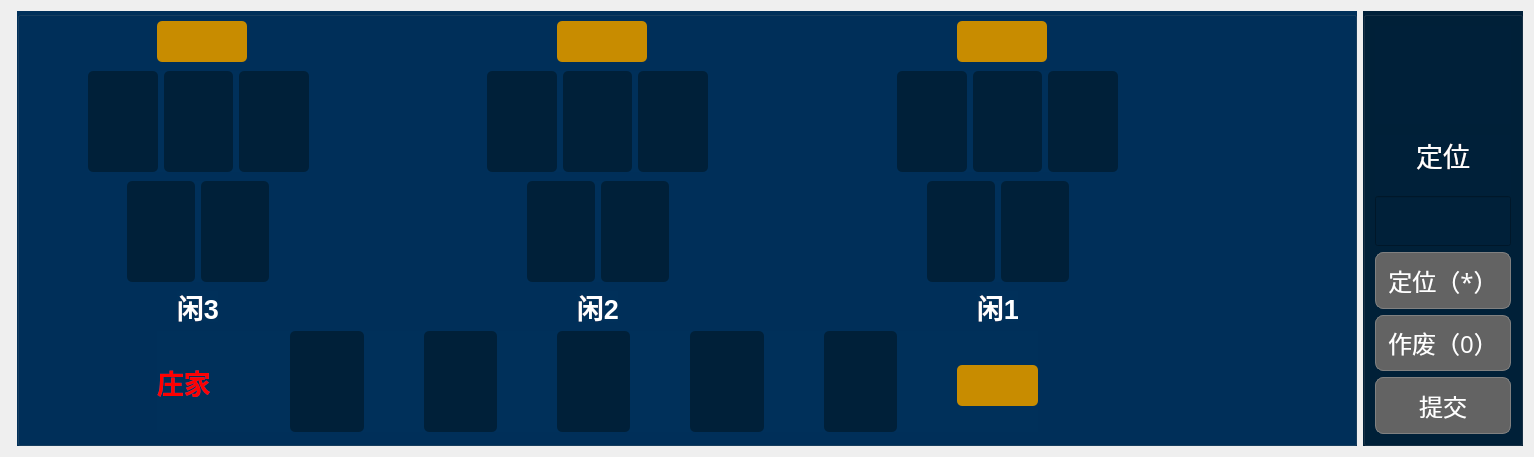
   <widget class="QWidget" name="layoutWidget">
    <property name="geometry">
     <rect>
      <x>20</x>
      <y>420</y>
      <width>1371</width>
      <height>441</height>
     </rect>
    </property>
    <layout class="QHBoxLayout" name="horizontalLayout_19">
     <item>
      <widget class="QLineEdit" name="lineEdit">
       <property name="maximumSize">
        <size>
         <width>0</width>
         <height>0</height>
        </size>
       </property>
       <property name="cursor">
        <cursorShape>BlankCursor</cursorShape>
       </property>
      </widget>
     </item>
     <item>
      <widget class="QGroupBox" name="groupBox_4">
       <property name="enabled">
        <bool>true</bool>
       </property>
       <property name="minimumSize">
        <size>
         <width>1340</width>
         <height>435</height>
        </size>
       </property>
       <property name="maximumSize">
        <size>
         <width>1400</width>
         <height>435</height>
        </size>
       </property>
       <property name="font">
        <font>
         <pointsize>22</pointsize>
        </font>
       </property>
       <property name="styleSheet">
        <string notr="true">background-color: rgb(0, 48, 90);</string>
       </property>
       <property name="title">
        <string/>
       </property>
       <widget class="QLabel" name="xian3_result">
        <property name="geometry">
         <rect>
          <x>140</x>
          <y>10</y>
          <width>90</width>
          <height>41</height>
         </rect>
        </property>
        <property name="minimumSize">
         <size>
          <width>81</width>
          <height>41</height>
         </size>
        </property>
        <property name="maximumSize">
         <size>
          <width>120</width>
          <height>60</height>
         </size>
        </property>
        <property name="font">
         <font>
          <pointsize>22</pointsize>
         </font>
        </property>
        <property name="styleSheet">
         <string notr="true">border-radius:5px;
background-color: rgb(200, 140, 0);</string>
        </property>
        <property name="text">
         <string/>
        </property>
        <property name="alignment">
         <set>Qt::AlignCenter</set>
        </property>
       </widget>
       <widget class="QLabel" name="xian2_result">
        <property name="geometry">
         <rect>
          <x>540</x>
          <y>10</y>
          <width>90</width>
          <height>41</height>
         </rect>
        </property>
        <property name="font">
         <font>
          <pointsize>22</pointsize>
         </font>
        </property>
        <property name="styleSheet">
         <string notr="true">border-radius:5px;
background-color: rgb(200, 140, 0);</string>
        </property>
        <property name="text">
         <string/>
        </property>
        <property name="alignment">
         <set>Qt::AlignCenter</set>
        </property>
       </widget>
       <widget class="QWidget" name="layoutWidget_2">
        <property name="geometry">
         <rect>
          <x>470</x>
          <y>60</y>
          <width>221</width>
          <height>101</height>
         </rect>
        </property>
        <layout class="QHBoxLayout" name="horizontalLayout_8">
         <item>
          <widget class="QLabel" name="two_three_pic">
           <property name="minimumSize">
            <size>
             <width>67</width>
             <height>99</height>
            </size>
           </property>
           <property name="styleSheet">
            <string notr="true">border-radius:5px;
background-color: rgb(0, 32, 57);</string>
           </property>
           <property name="text">
            <string/>
           </property>
          </widget>
         </item>
         <item>
          <widget class="QLabel" name="two_two_pic">
           <property name="minimumSize">
            <size>
             <width>67</width>
             <height>99</height>
            </size>
           </property>
           <property name="styleSheet">
            <string notr="true">border-radius:5px;
background-color: rgb(0, 32, 57);</string>
           </property>
           <property name="text">
            <string/>
           </property>
          </widget>
         </item>
         <item>
          <widget class="QLabel" name="two_one_pic">
           <property name="minimumSize">
            <size>
             <width>67</width>
             <height>99</height>
            </size>
           </property>
           <property name="styleSheet">
            <string notr="true">border-radius:5px;
background-color: rgb(0, 32, 57);</string>
           </property>
           <property name="text">
            <string/>
           </property>
          </widget>
         </item>
        </layout>
       </widget>
       <widget class="QLabel" name="xian1_result">
        <property name="geometry">
         <rect>
          <x>940</x>
          <y>10</y>
          <width>90</width>
          <height>41</height>
         </rect>
        </property>
        <property name="font">
         <font>
          <pointsize>22</pointsize>
         </font>
        </property>
        <property name="styleSheet">
         <string notr="true">border-radius:5px;
background-color: rgb(200, 140, 0);</string>
        </property>
        <property name="text">
         <string/>
        </property>
        <property name="alignment">
         <set>Qt::AlignCenter</set>
        </property>
       </widget>
       <widget class="QWidget" name="layoutWidget_3">
        <property name="geometry">
         <rect>
          <x>910</x>
          <y>170</y>
          <width>142</width>
          <height>101</height>
         </rect>
        </property>
        <layout class="QHBoxLayout" name="horizontalLayout_10">
         <item>
          <widget class="QLabel" name="one_five_pic">
           <property name="minimumSize">
            <size>
             <width>67</width>
             <height>99</height>
            </size>
           </property>
           <property name="styleSheet">
            <string notr="true">border-radius:5px;
background-color: rgb(0, 32, 57);</string>
           </property>
           <property name="text">
            <string/>
           </property>
          </widget>
         </item>
         <item>
          <widget class="QLabel" name="one_four_pic">
           <property name="minimumSize">
            <size>
             <width>67</width>
             <height>99</height>
            </size>
           </property>
           <property name="styleSheet">
            <string notr="true">border-radius:5px;
background-color: rgb(0, 32, 57);</string>
           </property>
           <property name="text">
            <string/>
           </property>
          </widget>
         </item>
        </layout>
       </widget>
       <widget class="QWidget" name="layoutWidget_4">
        <property name="geometry">
         <rect>
          <x>880</x>
          <y>60</y>
          <width>221</width>
          <height>101</height>
         </rect>
        </property>
        <layout class="QHBoxLayout" name="horizontalLayout_11">
         <item>
          <widget class="QLabel" name="one_three_pic">
           <property name="minimumSize">
            <size>
             <width>67</width>
             <height>99</height>
            </size>
           </property>
           <property name="styleSheet">
            <string notr="true">border-radius:5px;
background-color: rgb(0, 32, 57);</string>
           </property>
           <property name="text">
            <string/>
           </property>
          </widget>
         </item>
         <item>
          <widget class="QLabel" name="one_two_pic">
           <property name="minimumSize">
            <size>
             <width>67</width>
             <height>99</height>
            </size>
           </property>
           <property name="styleSheet">
            <string notr="true">border-radius:5px;
background-color: rgb(0, 32, 57);</string>
           </property>
           <property name="text">
            <string/>
           </property>
          </widget>
         </item>
         <item>
          <widget class="QLabel" name="one_one_pic">
           <property name="minimumSize">
            <size>
             <width>67</width>
             <height>99</height>
            </size>
           </property>
           <property name="styleSheet">
            <string notr="true">border-radius:5px;
background-color: rgb(0, 32, 57);</string>
           </property>
           <property name="text">
            <string/>
           </property>
          </widget>
         </item>
        </layout>
       </widget>
       <widget class="QWidget" name="layoutWidget">
        <property name="geometry">
         <rect>
          <x>510</x>
          <y>170</y>
          <width>142</width>
          <height>101</height>
         </rect>
        </property>
        <layout class="QHBoxLayout" name="horizontalLayout_9">
         <item>
          <widget class="QLabel" name="two_four_pic_2">
           <property name="minimumSize">
            <size>
             <width>67</width>
             <height>99</height>
            </size>
           </property>
           <property name="styleSheet">
            <string notr="true">border-radius:5px;
background-color: rgb(0, 32, 57);</string>
           </property>
           <property name="text">
            <string/>
           </property>
          </widget>
         </item>
         <item>
          <widget class="QLabel" name="two_four_pic">
           <property name="minimumSize">
            <size>
             <width>67</width>
             <height>99</height>
            </size>
           </property>
           <property name="styleSheet">
            <string notr="true">border-radius:5px;
background-color: rgb(0, 32, 57);</string>
           </property>
           <property name="text">
            <string/>
           </property>
          </widget>
         </item>
        </layout>
       </widget>
       <widget class="QLabel" name="label_xian3">
        <property name="geometry">
         <rect>
          <x>160</x>
          <y>280</y>
          <width>41</width>
          <height>31</height>
         </rect>
        </property>
        <property name="font">
         <font>
          <pointsize>20</pointsize>
          <weight>75</weight>
          <bold>true</bold>
         </font>
        </property>
        <property name="styleSheet">
         <string notr="true">color: rgb(255, 255, 255);</string>
        </property>
        <property name="text">
         <string>闲3</string>
        </property>
       </widget>
       <widget class="QLabel" name="label_xian2">
        <property name="geometry">
         <rect>
          <x>560</x>
          <y>280</y>
          <width>41</width>
          <height>31</height>
         </rect>
        </property>
        <property name="font">
         <font>
          <pointsize>20</pointsize>
          <weight>75</weight>
          <bold>true</bold>
         </font>
        </property>
        <property name="styleSheet">
         <string notr="true">color: rgb(255, 255, 255);</string>
        </property>
        <property name="text">
         <string>闲2</string>
        </property>
       </widget>
       <widget class="QLabel" name="label_xian1">
        <property name="geometry">
         <rect>
          <x>960</x>
          <y>280</y>
          <width>41</width>
          <height>31</height>
         </rect>
        </property>
        <property name="font">
         <font>
          <pointsize>20</pointsize>
          <weight>75</weight>
          <bold>true</bold>
         </font>
        </property>
        <property name="styleSheet">
         <string notr="true">color: rgb(255, 255, 255);</string>
        </property>
        <property name="text">
         <string>闲1</string>
        </property>
       </widget>
       <widget class="QWidget" name="layoutWidget">
        <property name="geometry">
         <rect>
          <x>140</x>
          <y>320</y>
          <width>881</width>
          <height>101</height>
         </rect>
        </property>
        <layout class="QHBoxLayout" name="horizontalLayout_18">
         <property name="spacing">
          <number>60</number>
         </property>
         <item>
          <widget class="QLabel" name="label_zhuang">
           <property name="font">
            <font>
             <pointsize>20</pointsize>
             <weight>75</weight>
             <bold>true</bold>
            </font>
           </property>
           <property name="styleSheet">
            <string notr="true">color: rgb(255, 0, 0);</string>
           </property>
           <property name="text">
            <string>庄家</string>
           </property>
          </widget>
         </item>
         <item>
          <widget class="QLabel" name="zhuang_five_pic">
           <property name="minimumSize">
            <size>
             <width>67</width>
             <height>99</height>
            </size>
           </property>
           <property name="styleSheet">
            <string notr="true">border-radius:5px;
background-color: rgb(0, 32, 57);</string>
           </property>
           <property name="text">
            <string/>
           </property>
          </widget>
         </item>
         <item>
          <widget class="QLabel" name="zhuang_four_pic">
           <property name="minimumSize">
            <size>
             <width>67</width>
             <height>99</height>
            </size>
           </property>
           <property name="styleSheet">
            <string notr="true">border-radius:5px;
background-color: rgb(0, 32, 57);</string>
           </property>
           <property name="text">
            <string/>
           </property>
          </widget>
         </item>
         <item>
          <widget class="QLabel" name="zhuang_three_pic">
           <property name="minimumSize">
            <size>
             <width>67</width>
             <height>99</height>
            </size>
           </property>
           <property name="styleSheet">
            <string notr="true">border-radius:5px;
background-color: rgb(0, 32, 57);</string>
           </property>
           <property name="text">
            <string/>
           </property>
          </widget>
         </item>
         <item>
          <widget class="QLabel" name="zhuang_two_pic">
           <property name="minimumSize">
            <size>
             <width>67</width>
             <height>99</height>
            </size>
           </property>
           <property name="styleSheet">
            <string notr="true">border-radius:5px;
background-color: rgb(0, 32, 57);</string>
           </property>
           <property name="text">
            <string/>
           </property>
          </widget>
         </item>
         <item>
          <widget class="QLabel" name="zhuang_one_pic">
           <property name="minimumSize">
            <size>
             <width>67</width>
             <height>99</height>
            </size>
           </property>
           <property name="styleSheet">
            <string notr="true">border-radius:5px;
background-color: rgb(0, 32, 57);</string>
           </property>
           <property name="text">
            <string/>
           </property>
          </widget>
         </item>
         <item>
          <widget class="QLabel" name="zhuang_result">
           <property name="minimumSize">
            <size>
             <width>81</width>
             <height>41</height>
            </size>
           </property>
           <property name="maximumSize">
            <size>
             <width>91</width>
             <height>32</height>
            </size>
           </property>
           <property name="font">
            <font>
             <pointsize>22</pointsize>
            </font>
           </property>
           <property name="styleSheet">
            <string notr="true">border-radius:5px;
background-color: rgb(200, 140, 0);</string>
           </property>
           <property name="text">
            <string/>
           </property>
           <property name="alignment">
            <set>Qt::AlignCenter</set>
           </property>
          </widget>
         </item>
        </layout>
       </widget>
       <widget class="QWidget" name="layoutWidget">
        <property name="geometry">
         <rect>
          <x>71</x>
          <y>60</y>
          <width>221</width>
          <height>101</height>
         </rect>
        </property>
        <layout class="QHBoxLayout" name="horizontalLayout_6">
         <item>
          <widget class="QLabel" name="three_three_pic">
           <property name="minimumSize">
            <size>
             <width>67</width>
             <height>99</height>
            </size>
           </property>
           <property name="styleSheet">
            <string notr="true">border-radius:5px;
background-color: rgb(0, 32, 57);</string>
           </property>
           <property name="text">
            <string/>
           </property>
          </widget>
         </item>
         <item>
          <widget class="QLabel" name="three_two_pic">
           <property name="minimumSize">
            <size>
             <width>67</width>
             <height>99</height>
            </size>
           </property>
           <property name="styleSheet">
            <string notr="true">border-radius:5px;
background-color: rgb(0, 32, 57);</string>
           </property>
           <property name="text">
            <string/>
           </property>
          </widget>
         </item>
         <item>
          <widget class="QLabel" name="three_one_pic">
           <property name="minimumSize">
            <size>
             <width>67</width>
             <height>99</height>
            </size>
           </property>
           <property name="styleSheet">
            <string notr="true">border-radius:5px;
background-color: rgb(0, 32, 57);</string>
           </property>
           <property name="text">
            <string/>
           </property>
          </widget>
         </item>
        </layout>
       </widget>
       <widget class="QWidget" name="layoutWidget">
        <property name="geometry">
         <rect>
          <x>110</x>
          <y>170</y>
          <width>142</width>
          <height>101</height>
         </rect>
        </property>
        <layout class="QHBoxLayout" name="horizontalLayout_7">
         <item>
          <widget class="QLabel" name="three_five_pic">
           <property name="minimumSize">
            <size>
             <width>67</width>
             <height>99</height>
            </size>
           </property>
           <property name="styleSheet">
            <string notr="true">border-radius:5px;
background-color: rgb(0, 32, 57);</string>
           </property>
           <property name="text">
            <string/>
           </property>
          </widget>
         </item>
         <item>
          <widget class="QLabel" name="three_four_pic">
           <property name="minimumSize">
            <size>
             <width>67</width>
             <height>99</height>
            </size>
           </property>
           <property name="styleSheet">
            <string notr="true">border-radius:5px;
background-color: rgb(0, 32, 57);</string>
           </property>
           <property name="text">
            <string/>
           </property>
          </widget>
         </item>
        </layout>
       </widget>
      </widget>
     </item>
     <item>
      <widget class="QGroupBox" name="groupBox_5">
       <property name="minimumSize">
        <size>
         <width>160</width>
         <height>300</height>
        </size>
       </property>
       <property name="maximumSize">
        <size>
         <width>220</width>
         <height>435</height>
        </size>
       </property>
       <property name="styleSheet">
        <string notr="true">background-color: rgb(0, 32, 57);</string>
       </property>
       <property name="title">
        <string/>
       </property>
       <layout class="QVBoxLayout" name="verticalLayout_4">
        <item>
         <widget class="QLabel" name="label_locate">
          <property name="maximumSize">
           <size>
            <width>200</width>
            <height>200</height>
           </size>
          </property>
          <property name="font">
           <font>
            <pointsize>32</pointsize>
            <weight>75</weight>
            <bold>true</bold>
           </font>
          </property>
          <property name="styleSheet">
           <string notr="true">color: rgb(255, 255, 255);</string>
          </property>
          <property name="text">
           <string>&lt;html&gt;&lt;head/&gt;&lt;body&gt;&lt;p&gt;&lt;br/&gt;&lt;/p&gt;&lt;/body&gt;&lt;/html&gt;</string>
          </property>
          <property name="alignment">
           <set>Qt::AlignCenter</set>
          </property>
         </widget>
        </item>
        <item>
         <widget class="QLabel" name="label">
          <property name="minimumSize">
           <size>
            <width>0</width>
            <height>60</height>
           </size>
          </property>
          <property name="maximumSize">
           <size>
            <width>16777215</width>
            <height>50</height>
           </size>
          </property>
          <property name="font">
           <font>
            <pointsize>20</pointsize>
           </font>
          </property>
          <property name="layoutDirection">
           <enum>Qt::LeftToRight</enum>
          </property>
          <property name="styleSheet">
           <string notr="true">color: rgb(255, 255, 255);</string>
          </property>
          <property name="text">
           <string>定位</string>
          </property>
          <property name="alignment">
           <set>Qt::AlignHCenter|Qt::AlignTop</set>
          </property>
          <property name="textInteractionFlags">
           <set>Qt::LinksAccessibleByMouse</set>
          </property>
         </widget>
        </item>
        <item>
         <widget class="QLineEdit" name="lineEdit_2">
          <property name="enabled">
           <bool>true</bool>
          </property>
          <property name="minimumSize">
           <size>
            <width>0</width>
            <height>50</height>
           </size>
          </property>
          <property name="font">
           <font>
            <pointsize>20</pointsize>
           </font>
          </property>
          <property name="styleSheet">
           <string notr="true">color: rgb(255, 255, 255);</string>
          </property>
          <property name="text">
           <string/>
          </property>
          <property name="alignment">
           <set>Qt::AlignCenter</set>
          </property>
         </widget>
        </item>
        <item>
         <widget class="QPushButton" name="button_locate">
          <property name="enabled">
           <bool>false</bool>
          </property>
          <property name="minimumSize">
           <size>
            <width>120</width>
            <height>50</height>
           </size>
          </property>
          <property name="maximumSize">
           <size>
            <width>200</width>
            <height>70</height>
           </size>
          </property>
          <property name="font">
           <font>
            <family>方正粗黑宋简体</family>
            <pointsize>18</pointsize>
           </font>
          </property>
          <property name="styleSheet">
           <string notr="true">QPushButton{color: rgb(255, 255, 255);background:rgb(180, 45, 55);border:1px solid grey; border-radius: 8px;}
QPushButton:hover{border-color:rgb(139,170,105)}
QPushButton:pressed{border-color:gray;background-color: rgb(114, 58, 62);}
QPushButton:disabled{border-color:gray;background-color: rgb(99, 99, 99);
}</string>
          </property>
          <property name="text">
           <string>定位（*）</string>
          </property>
          <property name="shortcut">
           <string>*</string>
          </property>
         </widget>
        </item>
        <item>
         <widget class="QPushButton" name="button_useless">
          <property name="enabled">
           <bool>false</bool>
          </property>
          <property name="minimumSize">
           <size>
            <width>120</width>
            <height>50</height>
           </size>
          </property>
          <property name="maximumSize">
           <size>
            <width>200</width>
            <height>70</height>
           </size>
          </property>
          <property name="font">
           <font>
            <family>方正粗黑宋简体</family>
            <pointsize>18</pointsize>
            <weight>50</weight>
            <bold>false</bold>
           </font>
          </property>
          <property name="styleSheet">
           <string notr="true">QPushButton{color: rgb(255, 255, 255);background:rgb(180, 45, 55);border:1px solid grey; border-radius: 8px;}
QPushButton:hover{border-color:rgb(139,170,105)}
QPushButton:pressed{border-color:gray;background-color: rgb(114, 58, 62);}
QPushButton:disabled{border-color:gray;background-color: rgb(99, 99, 99);
}</string>
          </property>
          <property name="text">
           <string>作废（0）</string>
          </property>
          <property name="shortcut">
           <string>0</string>
          </property>
         </widget>
        </item>
        <item>
         <widget class="QPushButton" name="button_summit">
          <property name="enabled">
           <bool>false</bool>
          </property>
          <property name="minimumSize">
           <size>
            <width>120</width>
            <height>40</height>
           </size>
          </property>
          <property name="maximumSize">
           <size>
            <width>200</width>
            <height>70</height>
           </size>
          </property>
          <property name="font">
           <font>
            <family>方正粗黑宋简体</family>
            <pointsize>18</pointsize>
           </font>
          </property>
          <property name="styleSheet">
           <string notr="true">QPushButton{color: rgb(255, 255, 255);background:rgb(50, 73, 138);border:1px solid grey; border-radius: 8px;}
QPushButton:hover{border-color:rgb(139,170,105)}
QPushButton:pressed{border-color:gray;background-color:rgb(54, 65, 97);}
QPushButton:disabled{border-color:gray;background-color: rgb(99, 99, 99);
}</string>
          </property>
          <property name="text">
           <string>提交</string>
          </property>
          <property name="shortcut">
           <string>Enter</string>
          </property>
         </widget>
        </item>
       </layout>
      </widget>
     </item>
    </layout>
   </widget>
